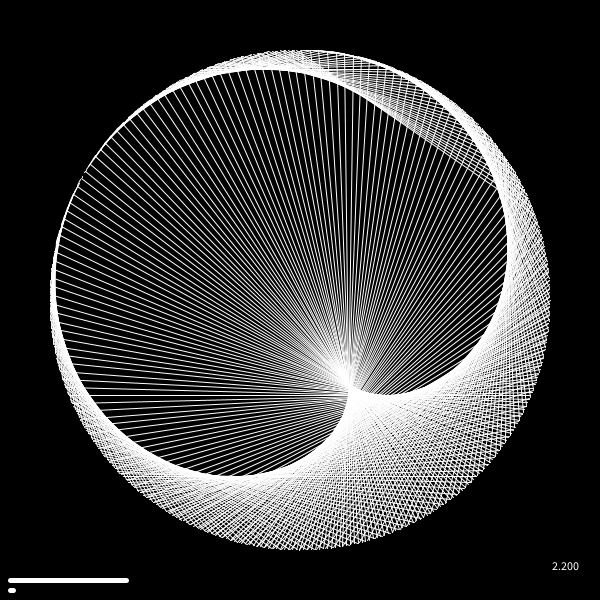
Frame 1 (no input)
Frame 60 (the mouse pressed at the canvas centre just before this capture): identical to frame 1, image omitted
Frame 120 (the mouse held since frame 60 and released just before this capture): identical to frame 1, image omitted

The Processing sketch that drew this single still picture (run headless with seeded random() and noise(); from frame 60 on, the mouse is pressed at the canvas centre):

// Processing sketch: times_table
// ── times_table.pde
int points = 400;
float mul = 2.2;

void setup() {
  frameRate(-1);
  //fullScreen();
  size(600, 600);
}

void keyPressed() {
 if (key == 'p') {
   mul += 0.1;
 }
 if (key == 'o') {
   mul -= 0.1;
 }
}

void draw() {
  println(mul);
  background(0);
  stroke(255);
  strokeWeight(5);
  line(10,580,10+(mul%1)*580,580);
  line(10,590,10+(mul/points)*580,590);
  text(mul,550,570);
  strokeWeight(1);
  translate(width/2,height/2);
  for(int i = 0; i < points; i++) {
    //stroke(((i*1.0)/points)*255,255-((i*1.0)/points)*255,255);
    line(sin(((i*1.0)/points)*TWO_PI)*250.0,-cos(((i*1.0)/points)*TWO_PI)*250,sin(((i*1.0)/points)*TWO_PI*mul)*250,-cos(((i*1.0)/points)*TWO_PI*mul)*250);
  }
  //mul = (((int)(mul*20+1))/20.0)%points;
}
